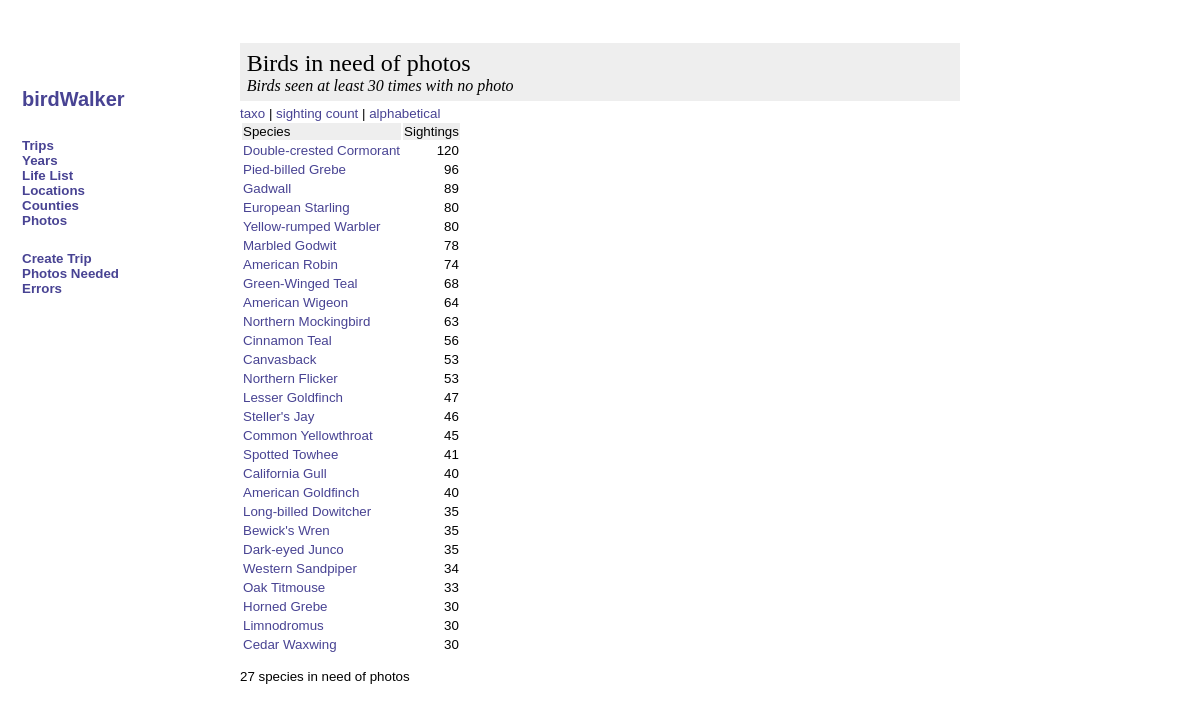
The app's page /photosneeded.php with its own data.
### tables this page shows
CREATE TABLE species (
  objectid bigint(20) NOT NULL default '0',
  Abbreviation varchar(16) default NULL,
  LatinName text,
  CommonName text,
  Notes text,
  ReferenceURL text,
  PRIMARY KEY  (objectid),
  KEY AbbreviationIndex (Abbreviation)
) TYPE=MyISAM;

### photosneeded.php (the view, shortened to what this page needs)
<?php
require("./birdwalker.php");
$threshold = 30;
$sortCriteria = $_GET['sort'];
if ($sortCriteria == "") { $sortCriteria = "theCount desc"; }
$photoCount = performQuery("select species.CommonName, species.objectid, sum(sighting.Photo) as theSum, count(sighting.objectid) as theCount from species, sighting where sighting.SpeciesAbbreviation=species.Abbreviation group by species.CommonName order by " . $sortCriteria);
$speciesCount = 0;
?>
<html>
  <head>
    <link title="Style" href="./stylesheet.css" type="text/css" rel="stylesheet">
  </head>
  <body>
<?php navigationHeader() ?>
    <div class="contentright">
	  <div class=titleblock>
	    <div class=pagetitle>Birds in need of photos</div>
        <div class=pagesubtitle>Birds seen at least <?php echo $threshold ?> times with no photo</div>
      </div>
<a href="./photosneeded.php?sort=objectid">taxo</a>
| <a href="./photosneeded.php?sort=theCount+desc">sighting count</a>
| <a href="./photosneeded.php?sort=CommonName">alphabetical</a>
<table columns=2 class=report-content>
<tr class=titleblock><td>Species</td><td>Sightings</td></tr>
<?php
	while($info = mysql_fetch_array($photoCount))
	{
		if (($info["theSum"] == "0") && ($info["theCount"] >= $threshold))
		{
			echo "<tr><td><a href=\"./speciesdetail.php?id=" . $info["objectid"] . "\">". $info["CommonName"] . "</td><td align=right>" . $info["theCount"] . "</a></td></tr>";
			$speciesCount++;
		}
	}
?>
</table>
<p><?php echo $speciesCount . " species in need of photos" ?></p>
    </div>
  </body>
</html>

### birdwalker.php (shortened to what this page needs)
<?php
function navigationHeader()
{
	echo "
<script type=\"text/javascript\">
function sightinglist(url) {
    var helpWindow = window.open(url, \"helpWindow\", \"width=500,height=300,status=yes,toolbar=yes,resizable=yes,scrollbars=yes,location=yes\");
    helpWindow.focus();
}
</script>
	<div class=\"contentleft\">
      <div style=\"height: 50px\"><a href=\"./index.php\">birdWalker</div>
	  <div class=\"leftsubtitle\"><a href=\"./tripindex.php\">Trips</a></div>
	  <div class=\"leftsubtitle\"><a href=\"./speciesindex.php\">Years</a></div>
	  <div class=\"leftsubtitle\"><a href=\"./chronolifelist.php\">Life List</a></div>
	  <div class=\"leftsubtitle\"><a href=\"./locationindex.php\">Locations</a></div>
	  <div class=\"leftsubtitle\"><a href=\"./countyindex.php\">Counties</a></div>
	  <div class=\"leftsubtitle\"><a href=\"./photoindex.php\">Photos</a></div>";
	if (getEnableEdit())
	{
		echo "<br><div class=\"leftsubtitle\">";
		echo "<a href=\"./tripcreate.php\">Create Trip</a><br>";
		echo "<a href=\"./photosneeded.php\">Photos Needed</a><br>";
		echo "<a href=\"./errorcheck.php\">Errors</a>";
		echo "</div>";
	}
	echo "
    </div>
 ";
}
function getEnableEdit()
{
	return true;
}
function selectDatabase()
{
	$mysql["host"] = "localhost";
	$mysql["user"] = "birdwalker";
	$mysql["pass"] = "birdwalker";
	$mysql["database"] = "birdwalker";
}
function performQuery($queryString)
{
	$theQuery = mysql_query($queryString) or die("<p>Error during query: " . $queryString . "</p><p>" . mysql_error() . "</p>");
	return $theQuery;
}
?>

### stylesheet.css (style rules this page uses)
.contentleft { font: 15pt Arial; font-weight: bold; left: 1%; width: 14%; top: 1%; padding-top: 80px; padding-left: 10px; position: absolute; text-decoration: none }
.contentright { font: 10pt Arial; left: 20%; width: 60%; top: 1%; padding-top: 30px; padding-bottom: 30px; position: absolute }
.leftsubtitle { font: 10pt Arial; font-weight: bold; text-decoration: none }
.contentleft a { text-decoration: none }
.leftsubtitle a { text-decoration: none }
.pagetitle { font: 18pt Times, Serif }
.pagesubtitle { font: 12pt Times, Serif; font-style: italic }
.titleblock { margin-top: 5px; margin-bottom: 5px; padding: 5pt; background-color: #EEEEEE }
.report-content { font: 10pt Arial, Serif }
a { color:#484393; text-decoration:none; }

### records on screen
species: CommonName "Double-crested Cormorant", theCount "120"
species: CommonName "Pied-billed Grebe", theCount "96"
species: CommonName "Gadwall", theCount "89"
species: CommonName "European Starling", theCount "80"
species: CommonName "Yellow-rumped Warbler", theCount "80"
species: CommonName "Marbled Godwit", theCount "78"
species: CommonName "American Robin", theCount "74"
species: CommonName "Green-Winged Teal", theCount "68"
species: CommonName "American Wigeon", theCount "64"
species: CommonName "Northern Mockingbird", theCount "63"
species: CommonName "Cinnamon Teal", theCount "56"
species: CommonName "Canvasback", theCount "53"
species: CommonName "Northern Flicker", theCount "53"
species: CommonName "Lesser Goldfinch", theCount "47"
species: CommonName "Steller's Jay", theCount "46"
species: CommonName "Common Yellowthroat", theCount "45"
species: CommonName "Spotted Towhee", theCount "41"
species: CommonName "California Gull", theCount "40"
species: CommonName "American Goldfinch", theCount "40"
species: CommonName "Long-billed Dowitcher", theCount "35"
species: CommonName "Bewick's Wren", theCount "35"
species: CommonName "Dark-eyed Junco", theCount "35"
species: CommonName "Western Sandpiper", theCount "34"
species: CommonName "Oak Titmouse", theCount "33"
species: CommonName "Horned Grebe", theCount "30"
species: CommonName "Limnodromus", theCount "30"
species: CommonName "Cedar Waxwing", theCount "30"

### other values on screen
$threshold "30"
$speciesCount "27"
